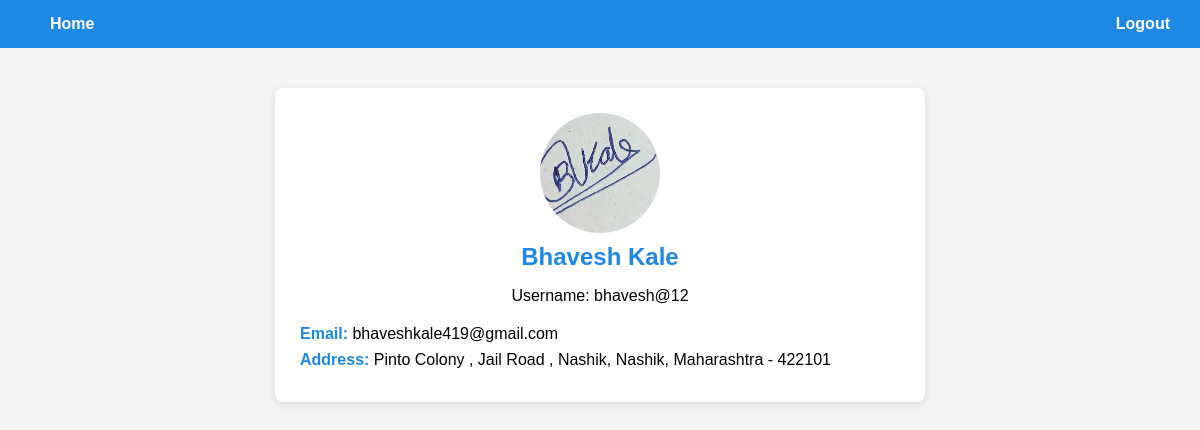
Screenshot of /doctor/my-profile/ (signed in) with the database file from the repository.
### doctor/models.py (models this page shows, shortened)
class DoctorData(models.Model):
    user = models.OneToOneField(User , on_delete = models.CASCADE)
    profile_pic = models.ImageField(upload_to = "profile_pics/" , blank = True, null = True)
    line1 = models.CharField(max_length = 300 , blank = True , null = True)
    city = models.CharField(max_length = 50 , blank = True , null = True)
    state = models.CharField(max_length = 50 , blank = True , null = True)
    pincode = models.CharField(max_length=20, blank=True, null=True)

### doctor/views.py (the view)
# urls.py: path('my-profile/',views.doctor_profile, name = 'doctor_profile')
def doctor_profile(request):
    doctor = get_object_or_404(DoctorData, user=request.user)
    info = {
        'doctor' : doctor
    }
    return render(request ,'doctor_profile.html' , info)

### templates/doctor_profile.html (shortened to what this page needs)
<!DOCTYPE html>
<html>
<head>
</head>
<body>
    <div class="navbar">
        <div>
            <a href="/doctor/doctor-dashboard">Home</a>
        </div>
        <div>
            <a href="/doctor/logout">Logout</a>
        </div>
    </div>
    <div class="profile-container">
        {% if doctor.profile_pic %}
            <img src="{{ doctor.profile_pic.url }}" alt="Profile Picture" class="profile-pic">
        {% endif %}
        <div class="profile-header">
            <h2>{{ doctor.user.first_name }} {{ doctor.user.last_name }}</h2>
            <p>Username: {{ doctor.user.username }}</p>
        </div>
        <div class="profile-info">
            <p><span class="label">Email:</span> {{ doctor.user.email }}</p>
            {% if doctor.line1 %}
                <p><span class="label">Address:</span> {{ doctor.line1 }}, {{ doctor.city }}, {{ doctor.state }} - {{ doctor.pincode }}</p>
            {% endif %}
        </div>
    </div>
</body>
</html>

### templates/doctor_profile.html (style rules this page uses)
body { font-family: Arial, sans-serif; background-color: #f4f4f4; margin: 0; padding: 0; }
.navbar { background-color: #1e88e5; color: #fff; padding: 15px 30px; display: flex; justify-content: space-between; align-items: center; }
.navbar a { color: #fff; text-decoration: none; margin-left: 20px; font-weight: bold; }
.profile-container { max-width: 600px; margin: 40px auto; background-color: #fff; border-radius: 8px; padding: 25px; box-shadow: 0 2px 8px rgba(0,0,0,0.1); }
.profile-header { text-align: center; margin-bottom: 20px; }
.profile-header h2 { margin: 10px 0 5px 0; color: #1e88e5; }
.profile-pic { width: 120px; height: 120px; border-radius: 50%; object-fit: cover; margin: 0 auto; display: block; }
.profile-info { margin-top: 20px; }
.profile-info p { font-size: 16px; margin: 8px 0; }
.label { font-weight: bold; color: #1e88e5; }

### rows the page displays
DoctorData: profile_pic (picture), user.first_name "Bhavesh", user.last_name "Kale", user.username "bhavesh@12", user.email "bhaveshkale419@gmail.com", line1 "Pinto Colony , Jail Road , Nashik", city "Nashik", state "Maharashtra", pincode "422101"
